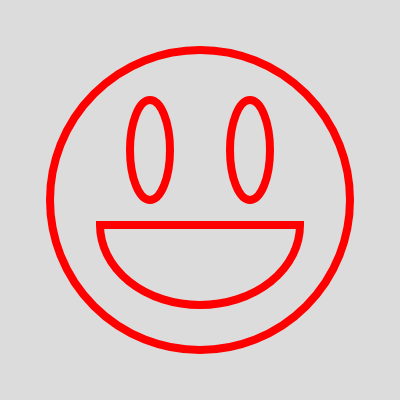
Frame 1 (no input)
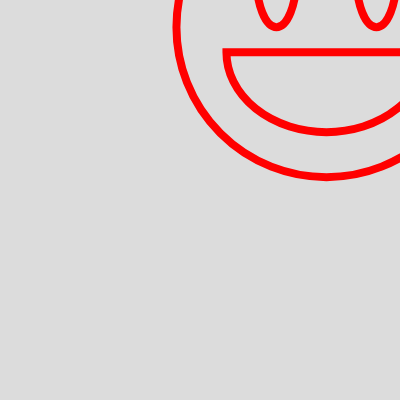
Frame 60 (no input)
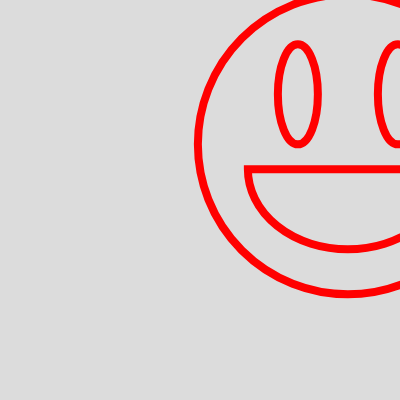
Frame 120 (the mouse pressed at the canvas centre since frame 60)

The p5.js sketch that drew these frames (run headless with seeded random() and noise() and a simulated clock; from frame 60 on, the mouse is pressed at the canvas centre):

// p5.js sketch
// ── sketch.js
// https://editor.p5js.org/jht9629-nyu/sketches/qlJQhnTzH
// Wk06 bounce face

// x position, x speed
let xp, xs;
// y position, y speed
let yp, ys;

function setup() {
  createCanvas(400, 400);
  xp = width / 2;
  xs = random(-5,5);
  yp = height / 2;
  ys = random(-5,5);
}

function draw() {
  background(220);
  
  //circle(xp, yp, 30);
  drawFace(xp, yp, 'red');
  
  xp += xs;
  yp += ys;
  
  if (xp < 0 || xp > width) {
    xs *= -1;
  }
  if (yp < 0 || yp > height) {
    ys *= -1;
  }
}

function drawFace(x, y, c) {
  // background(220);
  push();
  translate(x-200,y-200);
  stroke(c);
  strokeWeight(8);
  noFill();
  drawHead();
  drawEyes();
  drawMouth();
  pop();
}

function drawHead() {
  circle(200, 200, 300);
}

function drawEyes() {
  ellipse(150, 150, 40, 100);
  ellipse(250, 150, 40, 100);
}

function drawMouth() {
  arc(200, 225, 200, 160, 0, radians(180), CHORD);
}


// https://editor.p5js.org/jht9629-nyu/sketches/l9NB1R2I2
// Wk05 face funcs
